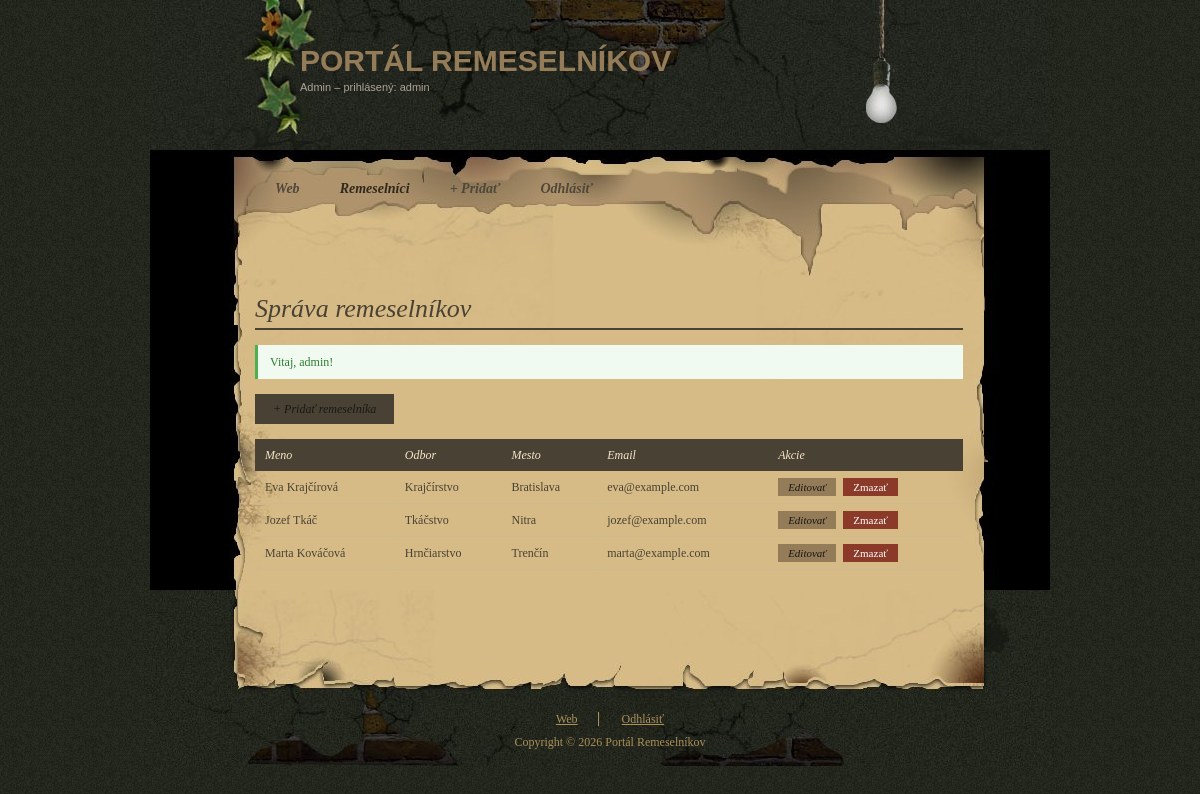
The page /admin/index.php (signed in) on the database its author committed.
### tables this page shows
CREATE TABLE IF NOT EXISTS remeslari (
    id          INT AUTO_INCREMENT PRIMARY KEY,
    meno        VARCHAR(100)  NOT NULL,
    email       VARCHAR(150)  NOT NULL UNIQUE,
    telefon     VARCHAR(20)   DEFAULT NULL,
    mesto       VARCHAR(100)  NOT NULL,
    odbor       VARCHAR(100)  NOT NULL,       
    popis       TEXT          DEFAULT NULL,
    fotka       VARCHAR(255)  DEFAULT NULL,   
    vytvorene   DATETIME      DEFAULT CURRENT_TIMESTAMP,
    upravene    DATETIME      DEFAULT CURRENT_TIMESTAMP ON UPDATE CURRENT_TIMESTAMP
);

### includes/bootstrap.php (called while the page is built, shortened)
<?php
spl_autoload_register(function (string $className): void {
    $file = __DIR__ . '/../classes/' . $className . '.php';
});
function h(string $text): string
{
    return htmlspecialchars($text, ENT_QUOTES, 'UTF-8');
}
function getFlash(): ?array
{
    if (isset($_SESSION['flash'])) {
        $flash = $_SESSION['flash'];
        return $flash;
    }
    return null;
}

### classes/Remeslar.php (called while the page is built, shortened)
<?php
class Remeslar
{
    private PDO $db;
    public function __construct(PDO $db)
    {
        $this->db = $db;
    }
    public function getAll(): array
    {
        $stmt = $this->db->query('SELECT * FROM remeslari ORDER BY meno ASC');
        return $stmt->fetchAll();
    }
}

### admin/index.php (the view, shortened to what this page needs)
<?php
require_once '../includes/bootstrap.php';
$db    = Database::getConnection();
$model = new Remeslar($db);
$remeslari = $model->getAll();
$flash     = getFlash();
?>
<!DOCTYPE html PUBLIC "-//W3C//DTD XHTML 1.0 Transitional//EN" "http://www.w3.org/TR/xhtml1/DTD/xhtml1-transitional.dtd">
<html xmlns="http://www.w3.org/1999/xhtml">
<head>
<link href="../css/templatemo_style.css" rel="stylesheet" type="text/css" />
</head>
<body>
<div id="templatemo_container">
	<div id="bulb"></div>
	<div id="templatemo_site_title_bar">
        <div id="site_title">
            <h1>
                <a href="../index.php">PORTÁL REMESELNÍKOV</a>
                <span>Admin – prihlásený: <?php echo h($_SESSION['admin_username']); ?></span>
            </h1>
        </div>
    </div>
    <div id="templatemo_menu">
    	<ul>
            <li><a href="../index.php">Web</a></li>
            <li><a href="index.php" class="current">Remeselníci</a></li>
            <li><a href="pridat.php">+ Pridať</a></li>
            <li><a href="logout.php">Odhlásiť</a></li>
        </ul>
    </div>
    <div id="templatemo_content">
        <div class="section_w670">
        	<h2>Správa remeselníkov</h2>
            <?php if ($flash): ?>
                <div class="sprava"><?php echo h($flash['message']); ?></div>
            <?php endif; ?>
            <a href="pridat.php" class="btn-pridat">+ Pridať remeselníka</a>
            <?php if (empty($remeslari)): ?>
                <p>Žiadni remeselníci. <a href="pridat.php">Pridaj prvého.</a></p>
            <?php else: ?>
                <table class="tabulka">
                    <thead>
                        <tr>
                            <th>Meno</th>
                            <th>Odbor</th>
                            <th>Mesto</th>
                            <th>Email</th>
                            <th>Akcie</th>
                        </tr>
                    </thead>
                    <tbody>
                        <?php foreach ($remeslari as $r): ?>
                        <tr>
                            <td><?php echo h($r['meno']); ?></td>
                            <td><?php echo h($r['odbor']); ?></td>
                            <td><?php echo h($r['mesto']); ?></td>
                            <td><?php echo h($r['email']); ?></td>
                            <td style="white-space:nowrap;">
                                <a href="editovat.php?id=<?php echo $r['id']; ?>" class="btn-edit">Editovať</a>
                                <form method="post" action="index.php" style="display:inline;" onsubmit="return confirm('Naozaj zmazať <?php echo h(addslashes($r['meno'])); ?>?')">
                                    <button type="submit" class="btn-delete">Zmazať</button>
                                </form>
                            </td>
                        </tr>
                        <?php endforeach; ?>
                    </tbody>
                </table>
            <?php endif; ?>
        </div>
    </div>
<div id="content_bottom"></div>
    <div id="templatemo_footer">
        <ul class="footer_menu">
            <li><a href="../index.php">Web</a></li>
            <li class="last_menu"><a href="logout.php">Odhlásiť</a></li>
        </ul>
        Copyright &copy; <?php echo date('Y'); ?> Portál Remeselníkov
    </div>
</div>
</body>
</html>

### css/templatemo_style.css (style rules this page uses)
body { margin: 0; padding: 0; line-height: 1.5em; font-family: Georgia, "Times New Roman", Times, serif; font-size: 12px; color: #494234; background: url(../images/templatemo_body_bg.png); }
a:link, a:visited { color: #191815; text-decoration: none; font-weight: normal; font-style: italic; }
h1 { margin: 0px; padding: 2px 0; font-size: 30px; font-weight: bold; }
h2 { margin: 0 0 15px 0; padding: 2px 0 10px 0; font-size: 26px; font-weight: normal; color: #494234; font-style: italic; border-bottom: 2px solid #494234; }
#templatemo_container { position: relative; width: 900px; margin: 0 auto; overflow: hidden; background: url(../images/templatemo_container_top.jpg) top left no-repeat; }
#templatemo_container #bulb { position: absolute; right: 0px; top: 0px; width: 337px; height: 273px; background: url(../images/templatemo_light_off.png) no-repeat; background-color: transparent; mix-blend-mode: screen; }
#templatemo_site_title_bar { width: 900px; height: 150px; padding: 0; overflow: hidden; }
#templatemo_site_title_bar #site_title { float: left; width: 400px; margin-left: 150px; padding: 50px 0 0 0; text-align: left; }
#site_title h1 a { font-family: Arial, Helvetica, sans-serif; margin: 0px; padding: 0px; font-size: 30px; color: #947c58; font-weight: bold; text-decoration: none; font-style: normal; }
#site_title h1 span { display: block; margin-top: 10px; font-family: Arial, Helvetica, sans-serif; font-size: 11px; color: #ada393; line-height: 15px; font-weight: normal; }
#templatemo_menu { clear: both; width: 750px; height: 128px; padding: 0 65px 0 85px; background: url(../images/templatemo_menu_bg.png) no-repeat; }
#templatemo_menu ul { margin: 0px; padding: 30px 0 0 20px; list-style: none; }
#templatemo_menu ul li { padding: 0px; margin: 0px; display: inline; }
#templatemo_menu ul li a { float: left; display: block; padding: 0 20px; font-size: 14px; font-style: italic; text-align: center; font-weight: bold; text-decoration: none; color: #4f483a; outline: none; }
#templatemo_menu li a:hover, #templatemo_menu li .current { color: #2f291d; }
#templatemo_content { clear: both; position: relative; width: 708px; padding: 20px 87px 20px 105px; background: url(../images/templatemo_content_bg.png) repeat-y; }
#content_bottom { clear: both; width: 900px; height: 105px; background: url(../images/templatemo_content_bottom.png) no-repeat; }
#templatemo_content .section_w670 { clear: both; width: 708px; }
#templatemo_footer { clear: both; width: 750px; height: 41px; padding: 15px 65px 15px 85px; text-align: center; background: url(../images/templatemo_footer_bg.png) no-repeat; color: #ac9058; }
#templatemo_footer a { font-weight: normal; color: #ac9058; text-decoration: underline; font-style: normal; }
#templatemo_footer .footer_menu { margin: 0 0 5px 0; padding: 0px; list-style: none; }
.footer_menu li { margin: 0px; padding: 0 20px; display: inline; border-right: 1px solid #ac9058; }
.footer_menu .last_menu { border: none; }

### admin/index.php (style rules this page uses)
.tabulka { width: 100%; border-collapse: collapse; font-size: 12px; }
.tabulka th { background: #494234; color: #f5e6c8; padding: 7px 10px; text-align: left; font-style: italic; font-weight: normal; }
.tabulka td { padding: 7px 10px; border-bottom: 1px dotted #c8b89a; vertical-align: middle; }
.btn-edit { padding: 3px 10px; background: #947c58; color: #fff; font-size: 11px; text-decoration: none; margin-right: 4px; }
.btn-delete { padding: 3px 10px; background: #8b3a2a; color: #fff; border: none; cursor: pointer; font-size: 11px; font-family: Georgia, serif; }
.btn-pridat { display: inline-block; padding: 6px 18px; background: #494234; color: #f5e6c8; font-family: Georgia, serif; font-size: 12px; font-style: italic; text-decoration: none; margin-bottom: 15px; }
.sprava { padding: 8px 12px; background: #f0faf0; border-left: 3px solid #4caf50; color: #2e7d32; margin-bottom: 15px; font-size: 12px; }

### rows shown on the page
remeslari: meno "Eva Krajčírová", odbor "Krajčírstvo", mesto "Bratislava", email "eva@example.com"
remeslari: meno "Jozef Tkáč", odbor "Tkáčstvo", mesto "Nitra", email "jozef@example.com"
remeslari: meno "Marta Kováčová", odbor "Hrnčiarstvo", mesto "Trenčín", email "marta@example.com"

### other values the page prints
$_SESSION['admin_username'] "admin"
$flash['message'] "Vitaj, admin!"
